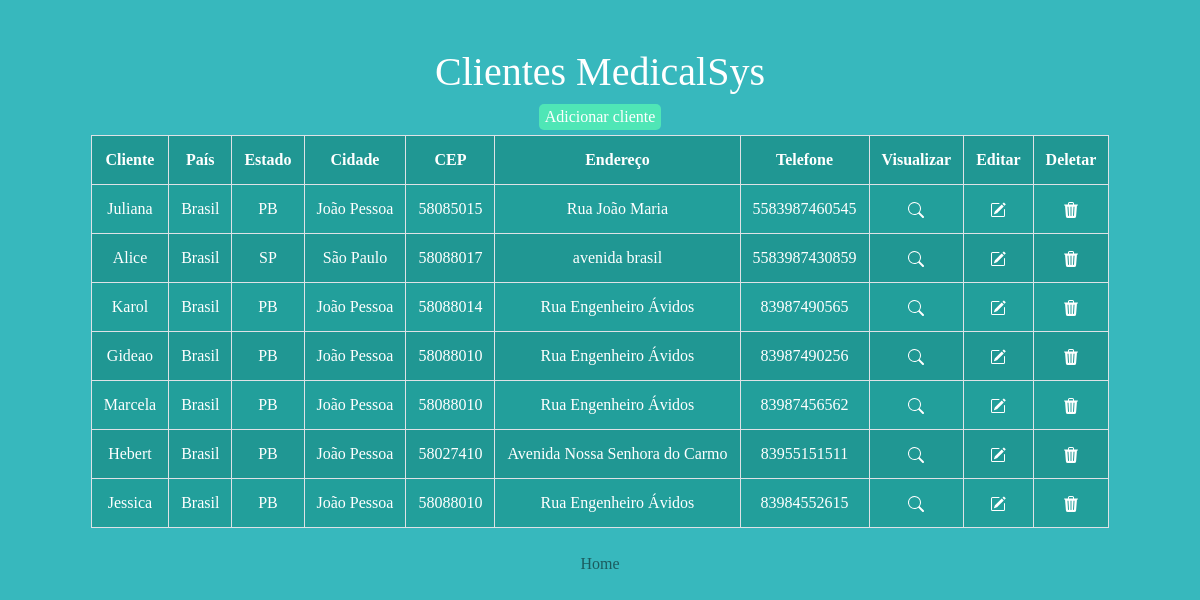
Page /clients_list/ (signed in) on the earlier database version.
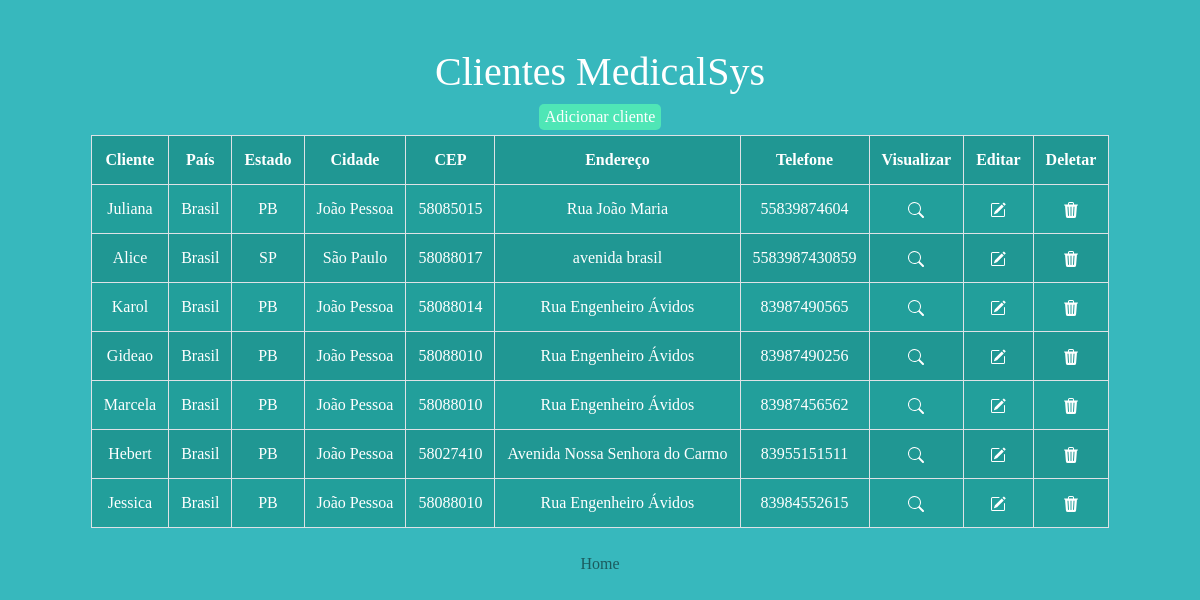
Same page on the later database version.
### base/models.py (models this page shows, shortened)
class Patient(models.Model):
  name = models.CharField(max_length=200)
  phone = models.CharField(max_length=11)
  cep = models.CharField(max_length=8)
  address = models.CharField(max_length=200)
  number = models.CharField(max_length=4)
  city = models.CharField(max_length=50)
  state = models.CharField(max_length=2)
  country = models.CharField(max_length=50)
  created_at = models.DateTimeField(auto_now_add=True)
  edited = models.DateTimeField(auto_now=True)

### base/views.py (the view)
# urls.py: path('clients_list/', PatientsList.as_view(), name='PatientsList'),
class PatientsList(LoginRequiredMixin, ListView):
  template_name = 'clinicMedicalSys/clients_list.html'
  model = Patient
  context_object_name = 'clients'

### base/templates/clinicMedicalSys/clients_list.html (shortened to what this page needs)
{% extends 'clinicMedicalSys/base.html' %}
{% load static %}
{% block content %}
<h1>Clientes MedicalSys</h1>
<a href="{% url 'client-create' %}"><button class="add-cliente">Adicionar cliente</button></a>
<div class="table-responsive">
  <table id="bootstrapdatatable" class="table table-striped table-bordered">
    <tr>
      <th>Cliente</th>
      <th>País</th>
      <th>Estado</th>
      <th>Cidade</th>
      <th>CEP</th>
      <th>Endereço</th>
      <th>Telefone</th>
      <th>Visualizar</th>
      <th>Editar</th>
      <th>Deletar</th>
    </tr>
    {% for client in clients %}
    <tr>
      <td>{{client.name}}</td>
      <td>{{client.country}}</td>
      <td>{{client.state}}</td>
      <td>{{client.city}}</td>
      <td>{{client.cep}}</td>
      <td>{{client.address}}</td>
      <td>{{client.phone}}</td>
      <td><a href="{% url 'client' client.id %}"></a></td>
      <td><a href="{% url 'client-update' client.id %}"></a></td>
      <td><a href="{% url 'client-delete' client.id %}"></a></td>
    </tr>
    {% empty %}
    <h3>No clients in list</h3>
    {% endfor %}
  </table>
  <a class="nav-link active" aria-current="page" href="{% url 'initial_page' %}">Home</a>
  {% endblock %}

Differences in the rows shown:
changed Patient "Juliana": phone "5583987460545" → "55839874604"
